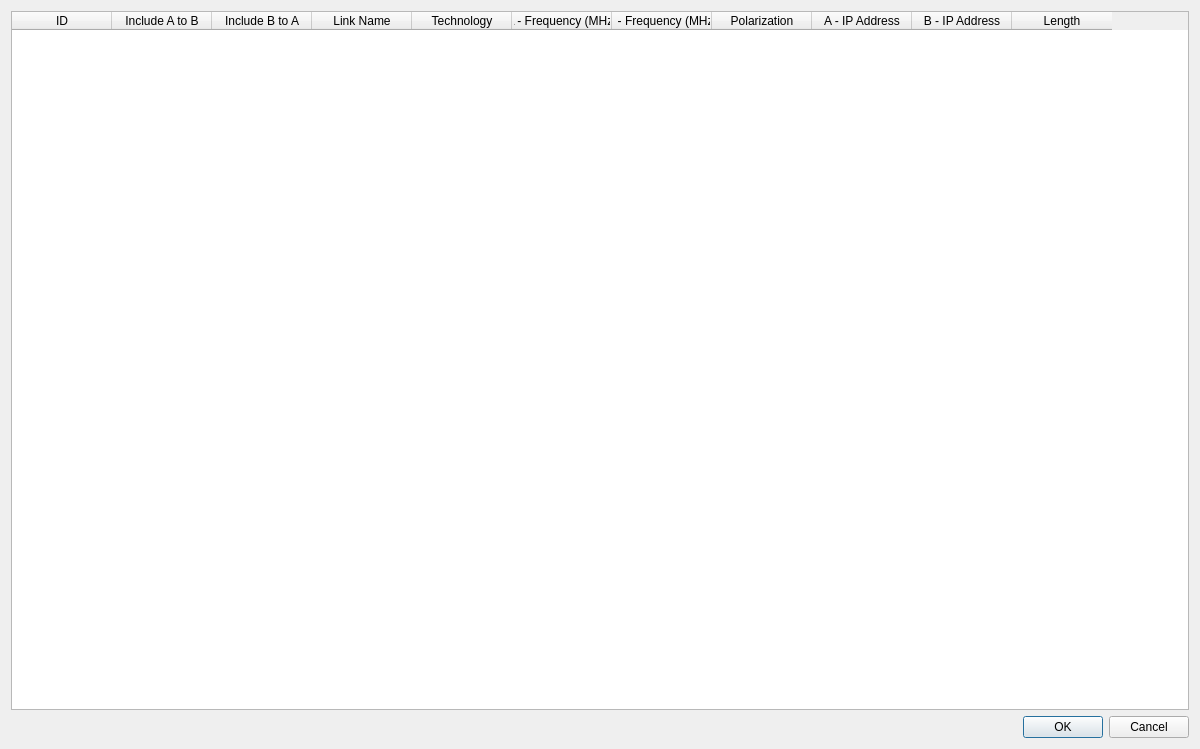
<?xml version="1.0" encoding="UTF-8"?>
<ui version="4.0">
 <class>SelectionDialog</class>
 <widget class="QDialog" name="SelectionDialog">
  <property name="geometry">
   <rect>
    <x>0</x>
    <y>0</y>
    <width>1200</width>
    <height>749</height>
   </rect>
  </property>
  <property name="minimumSize">
   <size>
    <width>500</width>
    <height>500</height>
   </size>
  </property>
  <property name="windowTitle">
   <string>Edit Set - Link Selection</string>
  </property>
  <property name="locale">
   <locale language="English" country="World"/>
  </property>
  <layout class="QVBoxLayout" name="verticalLayout">
   <item>
    <widget class="QTableWidget" name="tableSelection">
     <attribute name="horizontalHeaderMinimumSectionSize">
      <number>40</number>
     </attribute>
     <attribute name="verticalHeaderMinimumSectionSize">
      <number>10</number>
     </attribute>
     <attribute name="verticalHeaderDefaultSectionSize">
      <number>10</number>
     </attribute>
     <column>
      <property name="text">
       <string>ID</string>
      </property>
     </column>
     <column>
      <property name="text">
       <string>Include A to B</string>
      </property>
     </column>
     <column>
      <property name="text">
       <string>Include B to A</string>
      </property>
     </column>
     <column>
      <property name="text">
       <string>Link Name</string>
      </property>
     </column>
     <column>
      <property name="text">
       <string>Technology</string>
      </property>
     </column>
     <column>
      <property name="text">
       <string>A - Frequency (MHz)</string>
      </property>
     </column>
     <column>
      <property name="text">
       <string>B - Frequency (MHz)</string>
      </property>
     </column>
     <column>
      <property name="text">
       <string>Polarization</string>
      </property>
     </column>
     <column>
      <property name="text">
       <string>A - IP Address</string>
      </property>
     </column>
     <column>
      <property name="text">
       <string>B - IP Address</string>
      </property>
     </column>
     <column>
      <property name="text">
       <string>Length</string>
      </property>
     </column>
    </widget>
   </item>
   <item>
    <widget class="QDialogButtonBox" name="buttonBox">
     <property name="orientation">
      <enum>Qt::Horizontal</enum>
     </property>
     <property name="standardButtons">
      <set>QDialogButtonBox::Cancel|QDialogButtonBox::Ok</set>
     </property>
    </widget>
   </item>
  </layout>
 </widget>
 <resources/>
 <connections>
  <connection>
   <sender>buttonBox</sender>
   <signal>rejected()</signal>
   <receiver>SelectionDialog</receiver>
   <slot>reject()</slot>
   <hints>
    <hint type="sourcelabel">
     <x>316</x>
     <y>260</y>
    </hint>
    <hint type="destinationlabel">
     <x>286</x>
     <y>274</y>
    </hint>
   </hints>
  </connection>
 </connections>
</ui>
